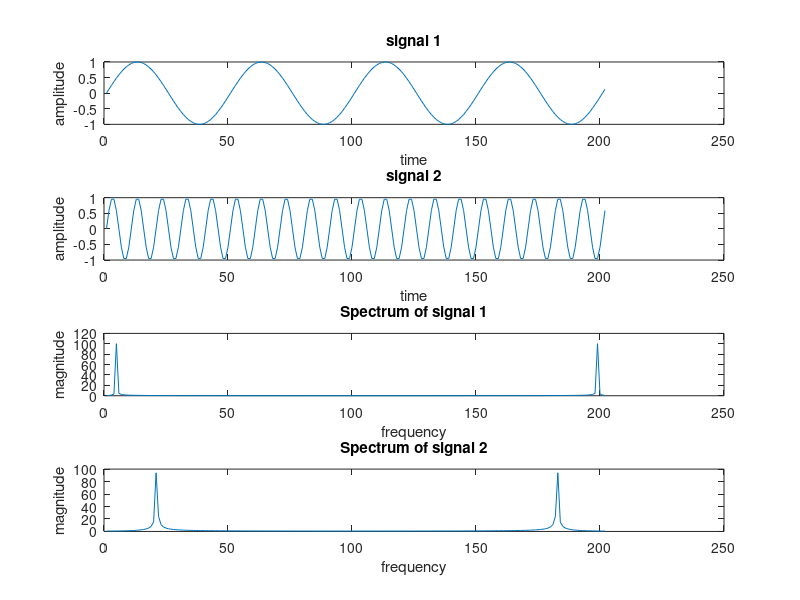
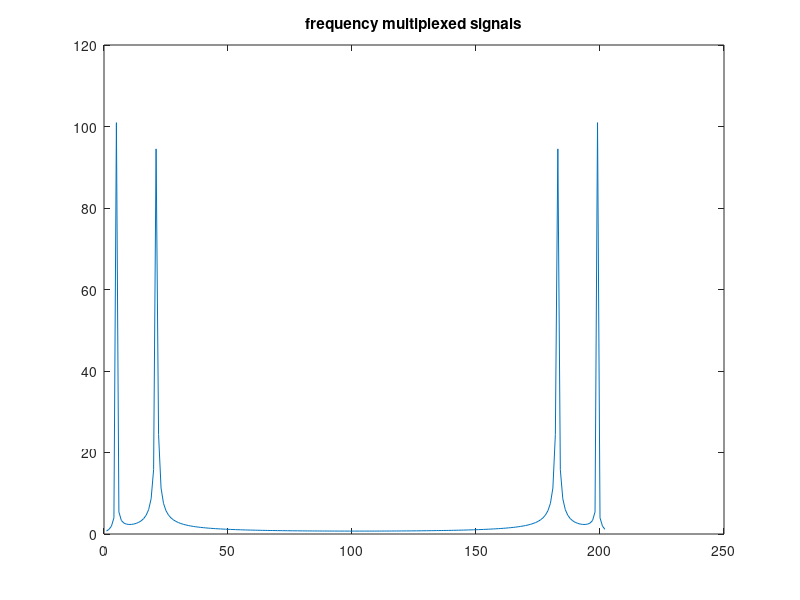
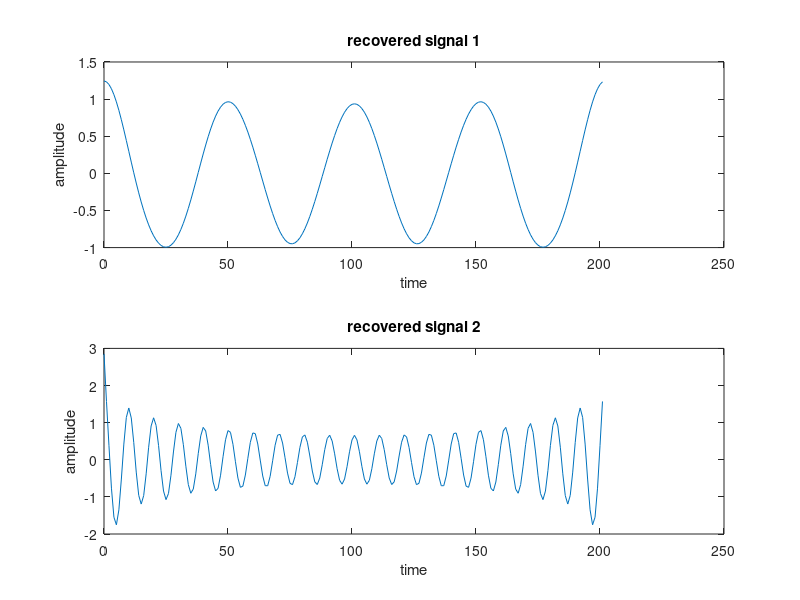

Source code (MATLAB) for these figures, in order:
close all;
clear all;
clc;
Fs = 100; % sampling freq
t = [0:2*Fs+1]'/Fs;
x1 = sin(2*pi*2*t); % signal 1
 z1 = fft(x1);
z1=abs(z1);
x2 = sin(2*pi*10*t); % signal 2
 z2 = fft(x2);
z2=abs(z2);
figure;
subplot(4,1,1);
plot(x1); title('signal 1');
xlabel('time');
ylabel('amplitude');
subplot(4,1,2);
plot(x2);
title('signal 2');
xlabel('time');
ylabel('amplitude');
subplot(4,1,3);
plot(z1);
title('Spectrum of signal 1');
xlabel('frequency');
ylabel('magnitude'); subplot(4,1,4);
plot(z2); title('Spectrum of signal 2');
xlabel('frequency')
ylabel('magnitude');
% frequency multiplexing
z=z1+z2; figure; plot(z);
title('frequency multiplexed signals'); 
figure; 
% frequency demultiplexing
f1=[ones(10,1); zeros(182,1); ones(10,1)];%applying filter for signal 1
dz1=z.*f1; d1 = ifft(dz1);
subplot(2,1,1);
plot(t*100,d1);
f2=[zeros(10,1); ones(182,1); zeros(10,1)];% applying filter for signal 2 
dz2=z.*f2; 
d2 =ifft(dz2); title('recovered signal 1');
xlabel('time'); ylabel('amplitude');
subplot(2,1,2); 
plot(t*100,d2);
title('recovered signal 2');
xlabel('time');
ylabel('amplitude'); 